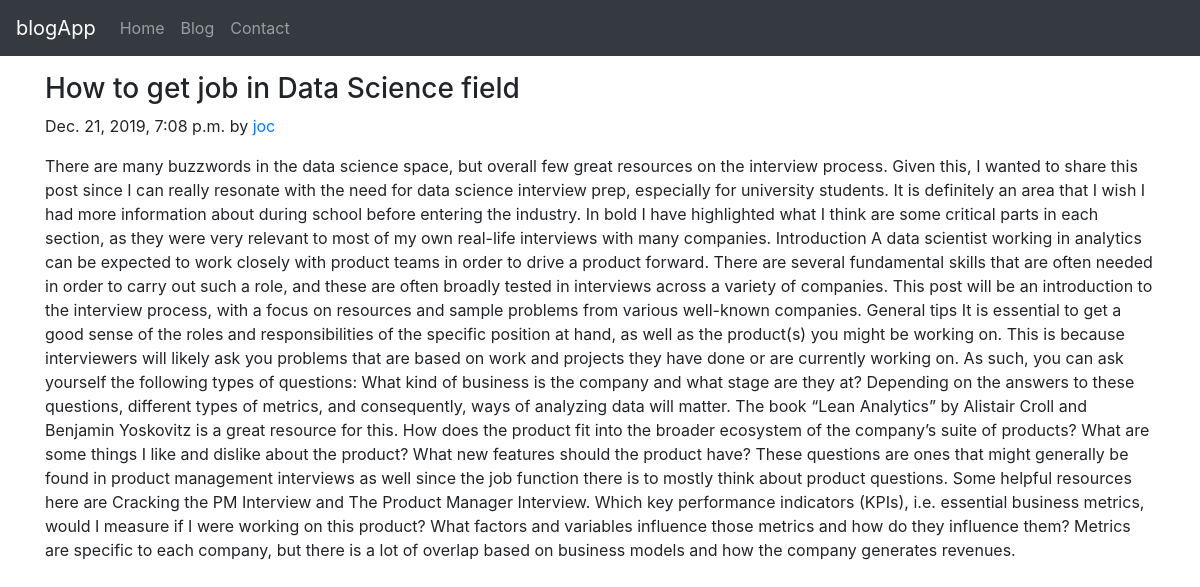
/blog/job-data, run on the app's committed database.
### blog/models.py (models this page shows, shortened)
class Post(models.Model):
    sno = models.AutoField(primary_key = True)
    title = models.CharField(max_length = 255)
    content = models.TextField()
    author = models.CharField(max_length = 100)
    slug = models.CharField(max_length = 130)
    img = models.ImageField(upload_to = 'pics')
    timestamp = models.DateTimeField(blank = True)

### blog/views.py (the view)
# urls.py: path('<str:slug>' , views.blogPost , name = 'blogPost'),
def blogPost(request , slug):
    post = Post.objects.filter(slug = slug ).first()
    context = {'post':post}
    return render(request, 'blog/blogPost.html', context)

### templates/blog/blogPost.html (shortened to what this page needs)
{% extends 'base.html' %}
{% block body %}
<div class = "container my-3">
    <h3 class= "blog-post-title"> {{post.title}} </h3>
    <p class="blog-post-meta">{{post.timestamp}} by <a href="#"> {{post.author}}</a></p>
    <p> {{post.content}} </p>
 </div>
{% endblock body %}

### data on the page
Post: title "How to get job in Data Science field", timestamp "Dec. 21, 2019, 7:08 p.m.", author "joc", content "There are many buzzwords in the data science space, but overall few great resources on the interview process. Given this, I wanted to share this post since I can really resonate with the need for data science interview prep, especially for university students. It is definitely an area that I wish I had more information about during school before entering the industry. In bold I have highlighted what I think are some critical parts in each section, as they were very relevant to most of my own real-life interviews with many companies. Introduction A data scientist working in analytics can be expected to work closely with product teams in order to drive a product forward. There are several…"
